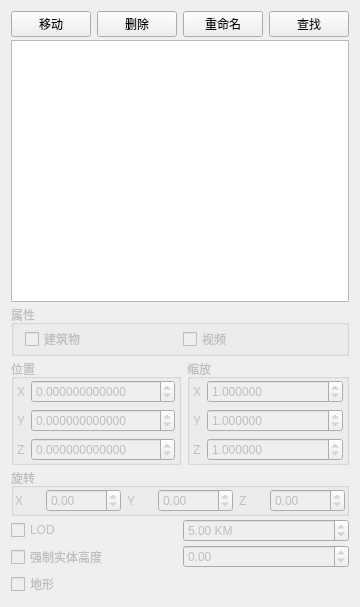
<?xml version="1.0" encoding="UTF-8"?>
<ui version="4.0">
 <class>ByyModelWidget</class>
 <widget class="QWidget" name="ByyModelWidget">
  <property name="geometry">
   <rect>
    <x>0</x>
    <y>0</y>
    <width>344</width>
    <height>607</height>
   </rect>
  </property>
  <property name="maximumSize">
   <size>
    <width>344</width>
    <height>16777215</height>
   </size>
  </property>
  <property name="windowTitle">
   <string>ByyModelWidget</string>
  </property>
  <layout class="QVBoxLayout" name="verticalLayout_2">
   <property name="spacing">
    <number>3</number>
   </property>
   <item>
    <layout class="QGridLayout" name="gridLayout">
     <item row="0" column="0">
      <widget class="QPushButton" name="pushButton_3">
       <property name="sizePolicy">
        <sizepolicy hsizetype="Preferred" vsizetype="Fixed">
         <horstretch>0</horstretch>
         <verstretch>0</verstretch>
        </sizepolicy>
       </property>
       <property name="text">
        <string>移动</string>
       </property>
      </widget>
     </item>
     <item row="0" column="1">
      <widget class="QPushButton" name="pushButton_2">
       <property name="sizePolicy">
        <sizepolicy hsizetype="Preferred" vsizetype="Fixed">
         <horstretch>0</horstretch>
         <verstretch>0</verstretch>
        </sizepolicy>
       </property>
       <property name="text">
        <string>删除</string>
       </property>
      </widget>
     </item>
     <item row="0" column="2">
      <widget class="QPushButton" name="pushButton_6">
       <property name="text">
        <string>重命名</string>
       </property>
      </widget>
     </item>
     <item row="0" column="3">
      <widget class="QPushButton" name="pushButton">
       <property name="sizePolicy">
        <sizepolicy hsizetype="Preferred" vsizetype="Fixed">
         <horstretch>0</horstretch>
         <verstretch>0</verstretch>
        </sizepolicy>
       </property>
       <property name="text">
        <string>查找</string>
       </property>
      </widget>
     </item>
    </layout>
   </item>
   <item>
    <widget class="QListWidget" name="listWidget">
     <property name="sizePolicy">
      <sizepolicy hsizetype="Preferred" vsizetype="Expanding">
       <horstretch>0</horstretch>
       <verstretch>0</verstretch>
      </sizepolicy>
     </property>
    </widget>
   </item>
   <item>
    <widget class="QGroupBox" name="groupBox_6">
     <property name="enabled">
      <bool>false</bool>
     </property>
     <property name="title">
      <string>属性</string>
     </property>
     <layout class="QHBoxLayout" name="horizontalLayout_2">
      <property name="topMargin">
       <number>2</number>
      </property>
      <property name="bottomMargin">
       <number>2</number>
      </property>
      <item>
       <widget class="QCheckBox" name="checkBox">
        <property name="sizePolicy">
         <sizepolicy hsizetype="Preferred" vsizetype="Fixed">
          <horstretch>0</horstretch>
          <verstretch>0</verstretch>
         </sizepolicy>
        </property>
        <property name="text">
         <string>建筑物</string>
        </property>
       </widget>
      </item>
      <item>
       <widget class="QCheckBox" name="checkBox_2">
        <property name="sizePolicy">
         <sizepolicy hsizetype="Preferred" vsizetype="Fixed">
          <horstretch>0</horstretch>
          <verstretch>0</verstretch>
         </sizepolicy>
        </property>
        <property name="text">
         <string>视频</string>
        </property>
       </widget>
      </item>
     </layout>
    </widget>
   </item>
   <item>
    <widget class="QWidget" name="myModelPropertyWidget" native="true">
     <layout class="QVBoxLayout" name="verticalLayout">
      <property name="spacing">
       <number>3</number>
      </property>
      <property name="margin">
       <number>0</number>
      </property>
      <item>
       <layout class="QHBoxLayout" name="horizontalLayout_7">
        <item>
         <widget class="QGroupBox" name="groupBox">
          <property name="enabled">
           <bool>false</bool>
          </property>
          <property name="title">
           <string>位置</string>
          </property>
          <layout class="QFormLayout" name="formLayout">
           <property name="fieldGrowthPolicy">
            <enum>QFormLayout::AllNonFixedFieldsGrow</enum>
           </property>
           <property name="horizontalSpacing">
            <number>6</number>
           </property>
           <property name="verticalSpacing">
            <number>6</number>
           </property>
           <property name="leftMargin">
            <number>3</number>
           </property>
           <property name="topMargin">
            <number>1</number>
           </property>
           <property name="rightMargin">
            <number>3</number>
           </property>
           <property name="bottomMargin">
            <number>1</number>
           </property>
           <item row="0" column="0">
            <widget class="QLabel" name="label_2">
             <property name="text">
              <string>X</string>
             </property>
            </widget>
           </item>
           <item row="0" column="1">
            <widget class="QDoubleSpinBox" name="doubleSpinBox">
             <property name="sizePolicy">
              <sizepolicy hsizetype="Minimum" vsizetype="Fixed">
               <horstretch>0</horstretch>
               <verstretch>0</verstretch>
              </sizepolicy>
             </property>
             <property name="decimals">
              <number>12</number>
             </property>
             <property name="minimum">
              <double>-180.000000000000000</double>
             </property>
             <property name="maximum">
              <double>180.000000000000000</double>
             </property>
             <property name="singleStep">
              <double>0.000010000000000</double>
             </property>
            </widget>
           </item>
           <item row="1" column="0">
            <widget class="QLabel" name="label_3">
             <property name="text">
              <string>Y</string>
             </property>
            </widget>
           </item>
           <item row="1" column="1">
            <widget class="QDoubleSpinBox" name="doubleSpinBox_2">
             <property name="sizePolicy">
              <sizepolicy hsizetype="Minimum" vsizetype="Fixed">
               <horstretch>0</horstretch>
               <verstretch>0</verstretch>
              </sizepolicy>
             </property>
             <property name="decimals">
              <number>12</number>
             </property>
             <property name="minimum">
              <double>-90.000000000000000</double>
             </property>
             <property name="maximum">
              <double>90.000000000000000</double>
             </property>
             <property name="singleStep">
              <double>0.000010000000000</double>
             </property>
            </widget>
           </item>
           <item row="2" column="0">
            <widget class="QLabel" name="label_4">
             <property name="text">
              <string>Z</string>
             </property>
            </widget>
           </item>
           <item row="2" column="1">
            <widget class="QDoubleSpinBox" name="doubleSpinBox_3">
             <property name="sizePolicy">
              <sizepolicy hsizetype="Minimum" vsizetype="Fixed">
               <horstretch>0</horstretch>
               <verstretch>0</verstretch>
              </sizepolicy>
             </property>
             <property name="decimals">
              <number>12</number>
             </property>
             <property name="minimum">
              <double>-999999999.000000000000000</double>
             </property>
             <property name="maximum">
              <double>999999999.990000009536743</double>
             </property>
            </widget>
           </item>
          </layout>
         </widget>
        </item>
        <item>
         <widget class="QGroupBox" name="groupBox_3">
          <property name="enabled">
           <bool>false</bool>
          </property>
          <property name="title">
           <string>缩放</string>
          </property>
          <layout class="QFormLayout" name="formLayout_3">
           <property name="horizontalSpacing">
            <number>6</number>
           </property>
           <property name="verticalSpacing">
            <number>6</number>
           </property>
           <property name="leftMargin">
            <number>3</number>
           </property>
           <property name="topMargin">
            <number>1</number>
           </property>
           <property name="rightMargin">
            <number>3</number>
           </property>
           <property name="bottomMargin">
            <number>1</number>
           </property>
           <item row="0" column="0">
            <widget class="QLabel" name="label_8">
             <property name="text">
              <string>X</string>
             </property>
            </widget>
           </item>
           <item row="0" column="1">
            <widget class="QDoubleSpinBox" name="doubleSpinBox_7">
             <property name="sizePolicy">
              <sizepolicy hsizetype="Minimum" vsizetype="Fixed">
               <horstretch>0</horstretch>
               <verstretch>0</verstretch>
              </sizepolicy>
             </property>
             <property name="decimals">
              <number>6</number>
             </property>
             <property name="maximum">
              <double>999999999.990000009536743</double>
             </property>
             <property name="value">
              <double>1.000000000000000</double>
             </property>
            </widget>
           </item>
           <item row="1" column="0">
            <widget class="QLabel" name="label_9">
             <property name="text">
              <string>Y</string>
             </property>
            </widget>
           </item>
           <item row="1" column="1">
            <widget class="QDoubleSpinBox" name="doubleSpinBox_8">
             <property name="sizePolicy">
              <sizepolicy hsizetype="Minimum" vsizetype="Fixed">
               <horstretch>0</horstretch>
               <verstretch>0</verstretch>
              </sizepolicy>
             </property>
             <property name="decimals">
              <number>6</number>
             </property>
             <property name="maximum">
              <double>999999999.990000009536743</double>
             </property>
             <property name="value">
              <double>1.000000000000000</double>
             </property>
            </widget>
           </item>
           <item row="2" column="0">
            <widget class="QLabel" name="label_10">
             <property name="text">
              <string>Z</string>
             </property>
            </widget>
           </item>
           <item row="2" column="1">
            <widget class="QDoubleSpinBox" name="doubleSpinBox_9">
             <property name="sizePolicy">
              <sizepolicy hsizetype="Minimum" vsizetype="Fixed">
               <horstretch>0</horstretch>
               <verstretch>0</verstretch>
              </sizepolicy>
             </property>
             <property name="decimals">
              <number>6</number>
             </property>
             <property name="maximum">
              <double>999999999.990000009536743</double>
             </property>
             <property name="value">
              <double>1.000000000000000</double>
             </property>
            </widget>
           </item>
          </layout>
         </widget>
        </item>
       </layout>
      </item>
      <item>
       <widget class="QGroupBox" name="groupBox_2">
        <property name="enabled">
         <bool>false</bool>
        </property>
        <property name="title">
         <string>旋转</string>
        </property>
        <layout class="QHBoxLayout" name="horizontalLayout_6">
         <property name="margin">
          <number>1</number>
         </property>
         <item>
          <layout class="QHBoxLayout" name="horizontalLayout_3">
           <item>
            <widget class="QLabel" name="label_5">
             <property name="text">
              <string>X</string>
             </property>
            </widget>
           </item>
           <item>
            <widget class="QDoubleSpinBox" name="doubleSpinBox_4">
             <property name="sizePolicy">
              <sizepolicy hsizetype="Minimum" vsizetype="Fixed">
               <horstretch>0</horstretch>
               <verstretch>0</verstretch>
              </sizepolicy>
             </property>
             <property name="decimals">
              <number>2</number>
             </property>
             <property name="minimum">
              <double>-1000.000000000000000</double>
             </property>
             <property name="maximum">
              <double>1000.000000000000000</double>
             </property>
             <property name="singleStep">
              <double>10.000000000000000</double>
             </property>
            </widget>
           </item>
          </layout>
         </item>
         <item>
          <layout class="QHBoxLayout" name="horizontalLayout_4">
           <item>
            <widget class="QLabel" name="label_6">
             <property name="text">
              <string>Y</string>
             </property>
            </widget>
           </item>
           <item>
            <widget class="QDoubleSpinBox" name="doubleSpinBox_5">
             <property name="sizePolicy">
              <sizepolicy hsizetype="Minimum" vsizetype="Fixed">
               <horstretch>0</horstretch>
               <verstretch>0</verstretch>
              </sizepolicy>
             </property>
             <property name="decimals">
              <number>2</number>
             </property>
             <property name="minimum">
              <double>-1000.000000000000000</double>
             </property>
             <property name="maximum">
              <double>1000.000000000000000</double>
             </property>
             <property name="singleStep">
              <double>10.000000000000000</double>
             </property>
            </widget>
           </item>
          </layout>
         </item>
         <item>
          <layout class="QHBoxLayout" name="horizontalLayout_5">
           <item>
            <widget class="QLabel" name="label_7">
             <property name="text">
              <string>Z</string>
             </property>
            </widget>
           </item>
           <item>
            <widget class="QDoubleSpinBox" name="doubleSpinBox_6">
             <property name="sizePolicy">
              <sizepolicy hsizetype="Minimum" vsizetype="Fixed">
               <horstretch>0</horstretch>
               <verstretch>0</verstretch>
              </sizepolicy>
             </property>
             <property name="decimals">
              <number>2</number>
             </property>
             <property name="minimum">
              <double>-1000.000000000000000</double>
             </property>
             <property name="maximum">
              <double>1000.000000000000000</double>
             </property>
             <property name="singleStep">
              <double>10.000000000000000</double>
             </property>
            </widget>
           </item>
          </layout>
         </item>
        </layout>
       </widget>
      </item>
      <item>
       <layout class="QHBoxLayout" name="horizontalLayout">
        <item>
         <widget class="QCheckBox" name="myLodCheckBox">
          <property name="enabled">
           <bool>false</bool>
          </property>
          <property name="text">
           <string>LOD</string>
          </property>
         </widget>
        </item>
        <item>
         <widget class="QDoubleSpinBox" name="myLodRange">
          <property name="enabled">
           <bool>false</bool>
          </property>
          <property name="prefix">
           <string/>
          </property>
          <property name="suffix">
           <string> KM</string>
          </property>
          <property name="maximum">
           <double>9999.989999999999782</double>
          </property>
          <property name="value">
           <double>5.000000000000000</double>
          </property>
         </widget>
        </item>
       </layout>
      </item>
      <item>
       <layout class="QHBoxLayout" name="horizontalLayout_12">
        <item>
         <widget class="QCheckBox" name="checkBox_3">
          <property name="enabled">
           <bool>false</bool>
          </property>
          <property name="text">
           <string>强制实体高度</string>
          </property>
         </widget>
        </item>
        <item>
         <widget class="QDoubleSpinBox" name="doubleSpinBox_10">
          <property name="enabled">
           <bool>false</bool>
          </property>
          <property name="minimum">
           <double>-10000.000000000000000</double>
          </property>
          <property name="maximum">
           <double>10000000.000000000000000</double>
          </property>
         </widget>
        </item>
       </layout>
      </item>
      <item>
       <widget class="QCheckBox" name="terrainCheckBox">
        <property name="enabled">
         <bool>false</bool>
        </property>
        <property name="text">
         <string>地形</string>
        </property>
       </widget>
      </item>
     </layout>
    </widget>
   </item>
  </layout>
 </widget>
 <layoutdefault spacing="6" margin="11"/>
 <resources/>
 <connections/>
</ui>
